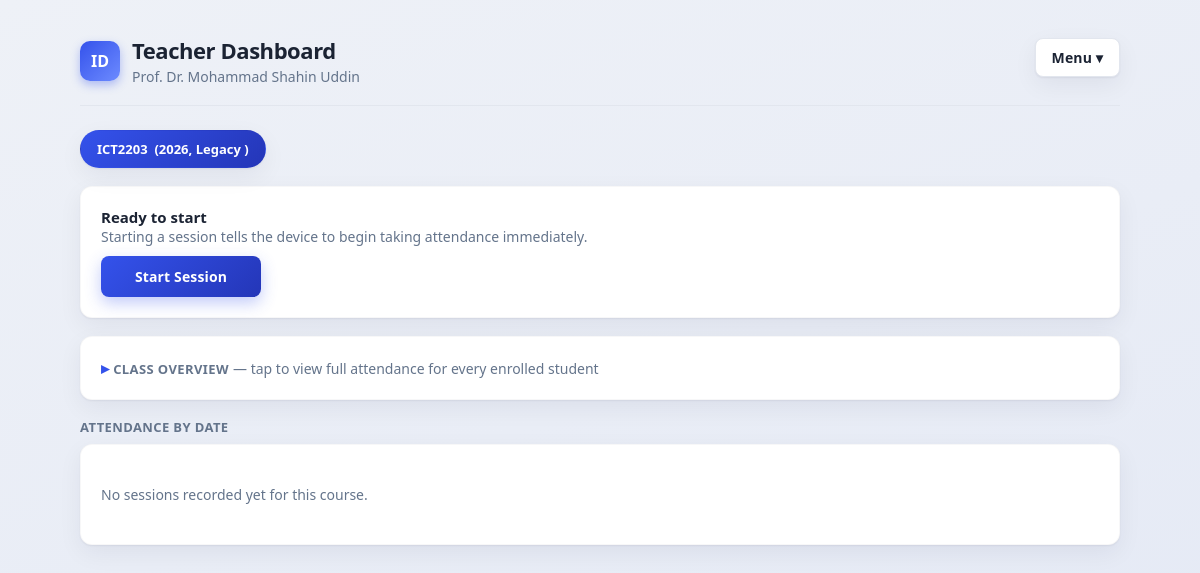
The page /teacher/dashboard (signed in) on the database its author committed.
### tables this page shows
CREATE TABLE CourseOfferings(
    offering_id INTEGER PRIMARY KEY AUTOINCREMENT,
    course_code TEXT NOT NULL,
    academic_year INTEGER NOT NULL,
    batch TEXT NOT NULL, assigned_teacher_id TEXT REFERENCES Teachers(teacher_id),
    FOREIGN KEY(course_code) REFERENCES Courses(course_code),
    UNIQUE(course_code, academic_year, batch)
);

### ui.py (the view, shortened to what this page needs)
@ui_bp.route("/teacher/dashboard")
@login_required(role="teacher")
def teacher_dashboard():
    teacher_id = session.get("teacher_id")
    selected_offering_id = request.args.get("offering_id", "").strip()
    conn = get_connection()
    cur = conn.cursor()
    cur.execute(
        """
        SELECT
            CourseOfferings.offering_id,
            CourseOfferings.course_code,
            Courses.course_name,
            CourseOfferings.academic_year,
            CourseOfferings.batch
        FROM CourseOfferings
        JOIN Courses ON CourseOfferings.course_code = Courses.course_code
        WHERE CourseOfferings.assigned_teacher_id = ?
          AND CourseOfferings.offering_id NOT IN (SELECT offering_id FROM ArchivedOfferings)
        ORDER BY CourseOfferings.academic_year DESC, CourseOfferings.offering_id DESC
        """,
        (teacher_id,),
    )
    offerings = cur.fetchall()
    cur.execute(
        """
        SELECT
            CourseOfferings.offering_id,
            CourseOfferings.course_code,
            Courses.course_name,
            CourseOfferings.academic_year,
            CourseOfferings.batch,
            ArchivedOfferings.archived_at
        FROM ArchivedOfferings
        JOIN CourseOfferings ON CourseOfferings.offering_id = ArchivedOfferings.offering_id
        JOIN Courses ON Courses.course_code = CourseOfferings.course_code
        WHERE CourseOfferings.assigned_teacher_id = ?
        ORDER BY ArchivedOfferings.archived_at DESC
        """,
        (teacher_id,),
    )
    archived_offerings = cur.fetchall()
    offering_ids = [str(row["offering_id"]) for row in offerings]
    if selected_offering_id not in offering_ids and offering_ids:
        selected_offering_id = offering_ids[0]
    elif not offering_ids:
        selected_offering_id = ""
    sessions_data = []
    roster = []
    if selected_offering_id in offering_ids:
        cur.execute(
            """
            SELECT session_id, date, start_time, end_time, status
            FROM Sessions
            WHERE offering_id = ?
            ORDER BY date DESC, start_time DESC
            """,
            (selected_offering_id,),
        )
        sessions = cur.fetchall()
        cur.execute(
            """
            SELECT
                Students.student_id,
                Students.name,
                Sessions.session_id,
                COALESCE(Attendance.status, 'Absent') AS status
            FROM Enrollments
            JOIN Students ON Students.student_id = Enrollments.student_id
            JOIN Sessions ON Sessions.offering_id = Enrollments.offering_id
            LEFT JOIN Attendance
                ON Attendance.student_id = Enrollments.student_id
                AND Attendance.session_id = Sessions.session_id
            WHERE Enrollments.offering_id = ?
              AND Enrollments.status = 'Active'
            ORDER BY Students.name
            """,
            (selected_offering_id,),
        )
        roster_rows = cur.fetchall()
        roster_by_student = {}
        roster.sort(key=lambda e: e["name"])
    cur.execute(
        """
        SELECT
            Sessions.session_id,
            Sessions.offering_id,
            CourseOfferings.course_code
        FROM Sessions
        JOIN CourseOfferings ON CourseOfferings.offering_id = Sessions.offering_id
        WHERE Sessions.status = 'Open'
        ORDER BY Sessions.session_id DESC
        LIMIT 1
        """
    )
    global_open = cur.fetchone()
    conn.close()
    open_session_here = bool(
        global_open and str(global_open["offering_id"]) == str(selected_offering_id)
    )
    open_elsewhere_course_code = None
    if global_open and not open_session_here:
        open_elsewhere_course_code = global_open["course_code"]
    return render_template(
        "teacher_dashboard.html",
        teacher_name=session.get("teacher_name"),
        offerings=offerings,
        archived_offerings=archived_offerings,
        selected_offering_id=selected_offering_id,
        sessions_data=sessions_data,
        roster=roster,
        open_session_here=open_session_here,
        open_elsewhere_course_code=open_elsewhere_course_code,
    )

### database.py (called while the page is built)
def get_connection():
    conn = sqlite3.connect(DATABASE)
    conn.row_factory = sqlite3.Row
    return conn

### ui.py (called while the page is built)
def login_required(role=None):
    def decorator(view):
        @wraps(view)
        def wrapped(*args, **kwargs):
            user_role = session.get("role")
            if not user_role:
                return redirect(url_for("ui.login"))
            if role and user_role != role:
                return redirect(url_for("ui.teacher_dashboard" if user_role == "teacher" else "ui.student_dashboard"))
            return view(*args, **kwargs)
        return wrapped
    return decorator

### templates/teacher_dashboard.html (shortened to what this page needs)
<!doctype html>
<html lang="en">
<head>
  <link rel="stylesheet" href="{{ url_for('static', filename='styles.css') }}" />
</head>
<body>
  <div class="container">
    <div class="top">
      <div class="brand">
        <div class="brand-mark">ID</div>
        <div>
          <h2>Teacher Dashboard</h2>
          <p class="hint" style="margin:0;">{{ teacher_name }}</p>
        </div>
      </div>
      <div class="menu-wrap">
        <button type="button" class="logout-btn" onclick="toggleMenu()">Menu ▾</button>
      </div>
    </div>
    {% if offerings %}
    <div class="tab-bar">
      {% for offering in offerings %}
        <a class="tab-link {% if selected_offering_id == offering['offering_id']|string %}active{% endif %}"
           href="{{ url_for('ui.teacher_dashboard', offering_id=offering['offering_id']) }}">
          {{ offering['course_code'] }} &nbsp;({{ offering['academic_year'] }}, {{ offering['batch'] }})
        </a>
      {% endfor %}
    </div>
    <div class="card session-control">
      {% if open_session_here %}
        <div class="session-control-row">
          <span class="live-dot"></span>
          <div>
            <p class="session-control-title">Session is live on the device</p>
            <p class="hint" style="margin:0;">The ESP32 is currently accepting scans for this course.</p>
          </div>
        </div>
        <div class="session-control-actions">
          <form method="post" action="{{ url_for('ui.stop_session_remote') }}">
            <input type="hidden" name="offering_id" value="{{ selected_offering_id }}" />
            <button type="submit" class="btn-danger">End Session</button>
          </form>
          <form method="post" action="{{ url_for('ui.cancel_session_remote') }}"
                onsubmit="return confirm('Cancel this session? All scans taken during it will be permanently deleted and it will NOT count as a held class.');">
            <input type="hidden" name="offering_id" value="{{ selected_offering_id }}" />
            <button type="submit" class="btn-ghost-danger">Cancel Session</button>
          </form>
        </div>
        <p class="hint" style="margin:10px 0 0;">
          <strong>End</strong> closes the session and keeps it in attendance records. <strong>Cancel</strong> discards it completely — no readings, no record.
        </p>
      {% elif open_elsewhere_course_code %}
        <p class="session-control-title">Device busy</p>
        <p class="hint" style="margin:0 0 10px;">
          A session is currently running for {{ open_elsewhere_course_code }}. End that one before starting this course.
        </p>
        <button type="button" disabled>Start Session</button>
      {% else %}
        <p class="session-control-title">Ready to start</p>
        <p class="hint" style="margin:0 0 10px;">Starting a session tells the device to begin taking attendance immediately.</p>
        <form method="post" action="{{ url_for('ui.start_session_remote') }}">
          <button type="submit">Start Session</button>
        </form>
      {% endif %}
    </div>
    <div class="card" style="margin-bottom:18px;">
      <details class="overview-toggle">
        <summary>
          <span class="section-title" style="margin:0; display:inline;">Class Overview</span>
          <span class="hint">— tap to view full attendance for every enrolled student</span>
        </summary>
      </details>
    </div>
    <div class="section-title">Attendance by Date</div>
    {% if sessions_data %}
      {% for s in sessions_data %}
      <div class="card session-card">
        <div class="session-head">
          <div>
            <p class="session-date">{{ s.date }}</p>
            <p class="session-time">{{ s.start_time }} – {{ s.end_time }} &nbsp;•&nbsp; Session {{ s.session_id }} &nbsp;•&nbsp; {{ s.status }}</p>
          </div>
          <div style="display:flex; gap:8px;">
            <span class="count-pill count-present">{{ s.present_count }} Present</span>
            <span class="count-pill count-absent">{{ s.absent_count }} Absent</span>
          </div>
        </div>
        <details class="session-list">
          <summary></summary>
          <div class="grid grid-2" style="margin-top:12px;">
            <div>
              <p class="section-title" style="margin-top:0;">Present ({{ s.present_count }})</p>
              {% if s.present_students %}
              <table>
                <thead>
                  <tr><th>ID</th><th>Name</th><th>Scan Time</th></tr>
                </thead>
                <tbody>
                  {% for student in s.present_students %}
                  <tr>
                    <td>{{ student.student_id }}</td>
                    <td>{{ student.name }}</td>
                    <td>{{ student.scan_time }}</td>
                  </tr>
                  {% endfor %}
                </tbody>
              </table>
              {% else %}
              <p class="empty-note">No students present.</p>
              {% endif %}
            </div>
            <div>
              <p class="section-title" style="margin-top:0;">Absent ({{ s.absent_count }})</p>
              {% if s.absent_students %}
              <table>
                <thead>
                  <tr><th>ID</th><th>Name</th></tr>
                </thead>
                <tbody>
                  {% for student in s.absent_students %}
                  <tr>
                    <td>{{ student.student_id }}</td>
                    <td>{{ student.name }}</td>
                  </tr>
                  {% endfor %}
                </tbody>
              </table>
              {% else %}
              <p class="empty-note">No students absent.</p>
              {% endif %}
            </div>
          </div>
        </details>
      </div>
      {% endfor %}
    {% else %}
      <div class="card">
        <p class="empty-note">No sessions recorded yet for this course.</p>
      </div>
    {% endif %}
    {% else %}
    <div class="card">
      <p class="empty-note">No course offerings are assigned to you yet.</p>
    </div>
    {% endif %}
  </div>
</body>
</html>

### static/styles.css (style rules this page uses)
:root { --bg: #eef1f7; --bg-gradient: linear-gradient(160deg, #eef1f7 0%, #e4e9f5 100%); --card: #ffffff; --text: #1b2333; --muted: #64748b; --line: #e2e6ee; --primary: #3452eb; --primary-dark: #2436b8; --primary-soft: #eef0fe; --danger: #dc2626; --danger-soft: #fdecec; --good: #15803d; --good-soft: #e3f6e9; --good-strong: #0f9d58; --warn: #4d7c0f; --warn-soft: #eef8e0; --radius: 12px; --shadow: 0 1px 2px rgba(20, 25, 45, 0.06), 0 8px 24px rgba(20, 25, 45, 0.06); }
* { box-sizing: border-box; }
body { margin: 0; font-family: "Segoe UI", "Inter", system-ui, -apple-system, Arial, sans-serif; background: var(--bg-gradient); color: var(--text); min-height: 100vh; }
.container { max-width: 1080px; margin: 0 auto; padding: 32px 20px 60px; }
.top { display: flex; justify-content: space-between; align-items: center; margin-bottom: 24px; padding-bottom: 16px; border-bottom: 1px solid var(--line); }
.top h2 { margin: 0 0 2px; font-size: 22px; letter-spacing: -0.02em; }
.brand { display: flex; align-items: center; gap: 12px; }
.brand-mark { width: 40px; height: 40px; border-radius: 10px; background: linear-gradient(135deg, var(--primary), #6d8bff); color: #fff; display: flex; align-items: center; justify-content: center; font-weight: 700; font-size: 16px; box-shadow: 0 4px 10px rgba(52, 82, 235, 0.35); }
.logout-btn { display: inline-flex; align-items: center; gap: 6px; padding: 9px 16px; border-radius: 8px; background: var(--card); border: 1px solid var(--line); color: var(--text); font-size: 14px; font-weight: 600; box-shadow: var(--shadow); transition: all 0.15s ease; }
.card { background: var(--card); border-radius: var(--radius); padding: 20px; box-shadow: var(--shadow); border: 1px solid rgba(20, 25, 45, 0.03); }
.card + .card { margin-top: 16px; }
a { color: var(--primary); text-decoration: none; }
input, select, button { width: 100%; padding: 11px 12px; border: 1px solid var(--line); border-radius: 8px; margin-top: 6px; margin-bottom: 12px; font-size: 14px; font-family: inherit; background: #fff; color: var(--text); }
button { background: linear-gradient(135deg, var(--primary), var(--primary-dark)); color: white; border: 0; cursor: pointer; font-weight: 600; letter-spacing: 0.01em; box-shadow: 0 6px 16px rgba(52, 82, 235, 0.3); transition: transform 0.1s ease, box-shadow 0.15s ease; }
.hint { color: var(--muted); font-size: 14px; }
.empty-note { color: var(--muted); font-size: 14px; padding: 6px 0; }
.tab-bar { display: flex; gap: 8px; flex-wrap: wrap; margin-bottom: 18px; }
.tab-link { padding: 9px 16px; border-radius: 999px; font-size: 13px; font-weight: 600; background: var(--card); border: 1px solid var(--line); color: var(--muted); box-shadow: var(--shadow); }
.tab-link.active { background: linear-gradient(135deg, var(--primary), var(--primary-dark)); color: #fff; border-color: transparent; }
.session-control { margin-bottom: 18px; }
.session-control form { margin: 0; }
.session-control form button { margin: 0; width: auto; min-width: 160px; }
.session-control-title { margin: 0; font-weight: 700; font-size: 15px; }
.overview-toggle summary { cursor: pointer; list-style: none; }
.overview-toggle summary::before { content: "▸ "; color: var(--primary); font-weight: 700; }
.menu-wrap { position: relative; }
.section-title { font-size: 13px; font-weight: 700; color: var(--muted); text-transform: uppercase; letter-spacing: 0.03em; margin: 16px 0 8px; }

### rows shown on the page
CourseOfferings: course_code "ICT2203", academic_year "2026", batch "Legacy"

### other values the page prints
{{ teacher_name }} "Prof. Dr. Mohammad Shahin Uddin"
